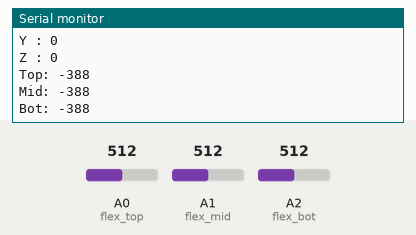
The sketch below on a simulated Arduino Uno, built with avr-gcc and run on an emulated ATmega328P. On the bench: the last lines printed to the serial monitor. The inputs (shaded band) are chosen by the test bench; at power-on: A0 (flex_top) = 512, A1 (flex_mid) = 512, A2 (flex_bot) = 512.

Above: at 1.8 s.
1.9 s: A0 (flex_top) set to 716
At 2.8 s:
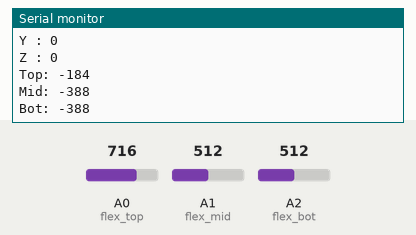
3.4 s: A1 (flex_mid) set to 716
At 4.7 s:
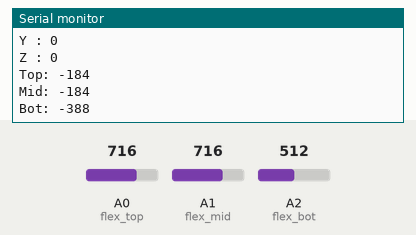
4.9 s: A2 (flex_bot) set to 716
At 5.8 s:
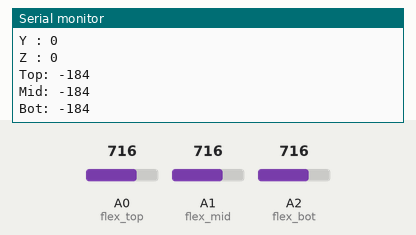
6.4 s: A0 (flex_top) set to 900
At 7.7 s:
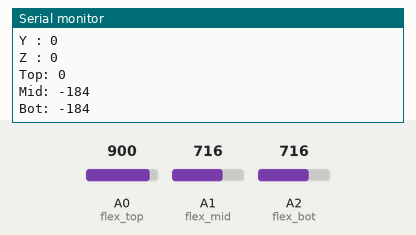
7.9 s: A1 (flex_mid) set to 900
At 8.8 s:
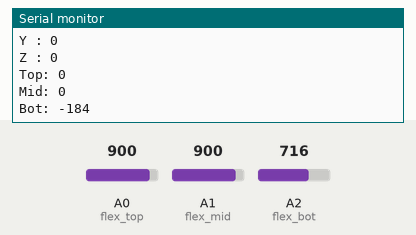
9.4 s: A2 (flex_bot) set to 900
At 10.8 s:
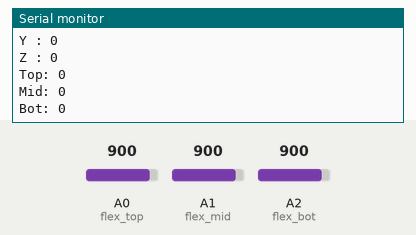
Timing chart, 0 to 11.9 s (numbered marks = the images above; inputs shaded):
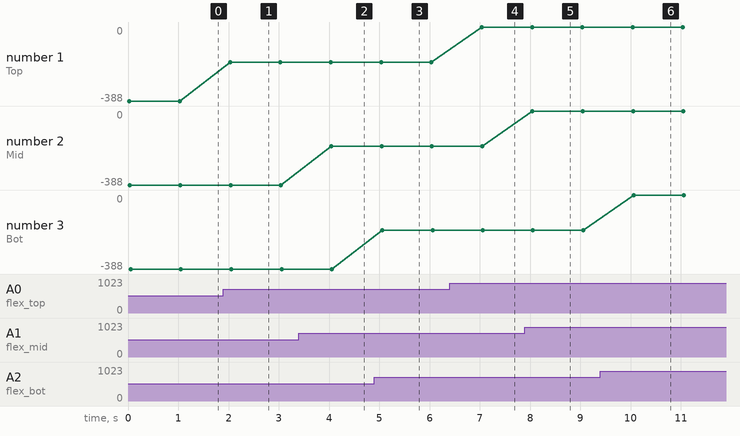

The sketch:

stac_arduino.ino
```cpp
#include <SoftwareSerial.h>
#include "Wire.h"
#include "I2Cdev.h"
#include "MPU9250.h"
/**
 * 자이로 센서 변수
 */
MPU9250 accelgyro;
int16_t ax, ay, az;
int16_t gx, gy, gz;
int16_t mx, my, mz;
float Axyz[3];

/**
 *  블루투스 센서 변수
 */
SoftwareSerial BTSerial(2, 3);

/**
 * 플렉스 센서 변수
 */
int flex_top = A0;
int flex_mid = A3;
int flex_bot = A5;

void setup() {
  Wire.begin();
  Serial.begin(9600);
  BTSerial.begin(9600);
  accelgyro.initialize();
  Serial.println("C");
  BTSerial.println("C");
}

void loop() {
  /*
   * 플렉스 센서 값
   */
  int flex_top = A0;
  int flex_mid = A1;
  int flex_bot = A2;
  /*
   * 자이로 센서 계산식
   */
  accelgyro.getMotion9(&ax, &ay, &az, &gx, &gy, &gz, &mx, &my, &mz);
  Axyz[0] = (double) ax / 16384;
  Axyz[1] = (double) ay / 16384;
  Axyz[2] = (double) az / 16384;
  int x = Axyz[0]*100;
  int y = Axyz[1]*100;
  int z = Axyz[2]*100;

  /*
   * 플렉스 센서 계산식
   */
  int flexTopValue;
  int flexMidValue;
  int flexBotValue;
  flexTopValue = analogRead(flex_top);
  flexMidValue = analogRead(flex_mid);
  flexBotValue = analogRead(flex_bot);
  /*
   * 자이로 센서 출력
//   */
  Serial.print("X : ");
  Serial.println(x);
  Serial.print("Y : ");
  Serial.println(y);
  Serial.print("Z : ");
  Serial.println(z);
  Serial.println();
  /*
   * 플렉스 센서 출력
   */
  Serial.print("Top: ");
  Serial.println(flexTopValue-900);
  Serial.print("Mid: ");
  Serial.println(flexMidValue-900);
  Serial.print("Bot: ");
  Serial.println(flexBotValue-900);
  Serial.println("\n");
  delay(1000);
}
```

Measured:
- after the input at 1.9 s, the serial monitor: prints a new line after 0.13 s (image 1)
- after the input at 3.4 s, the serial monitor: prints a new line after 0.65 s (image 2)
- after the input at 4.9 s, the serial monitor: prints a new line after 0.16 s (image 3)
- after the input at 6.4 s, the serial monitor: prints a new line after 0.64 s (image 4)
- after the input at 7.9 s, the serial monitor: prints a new line after 0.15 s (image 5)
- after the input at 9.4 s, the serial monitor: prints a new line after 0.66 s (image 6)
- plotted number 1: -388 → -184 after the input at 1.9 s
